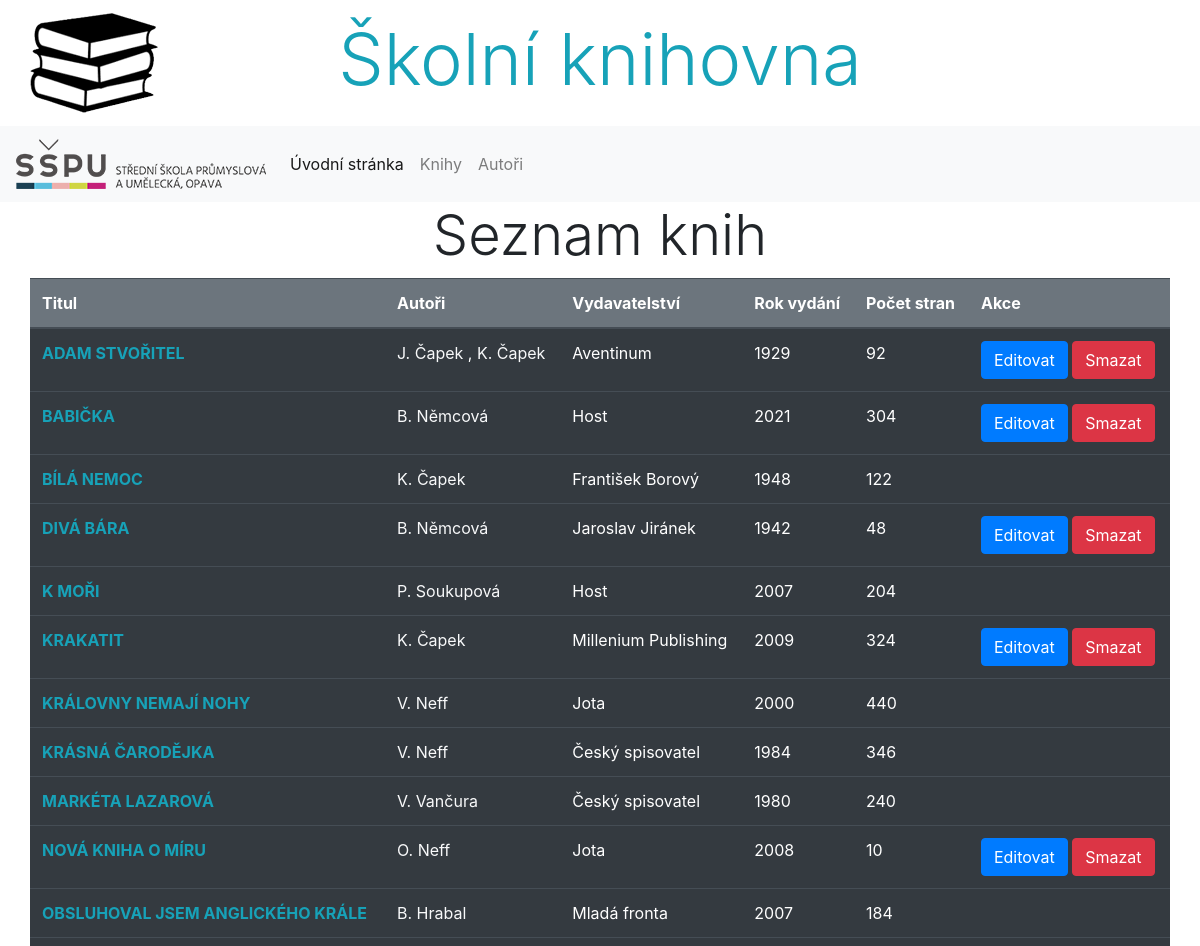
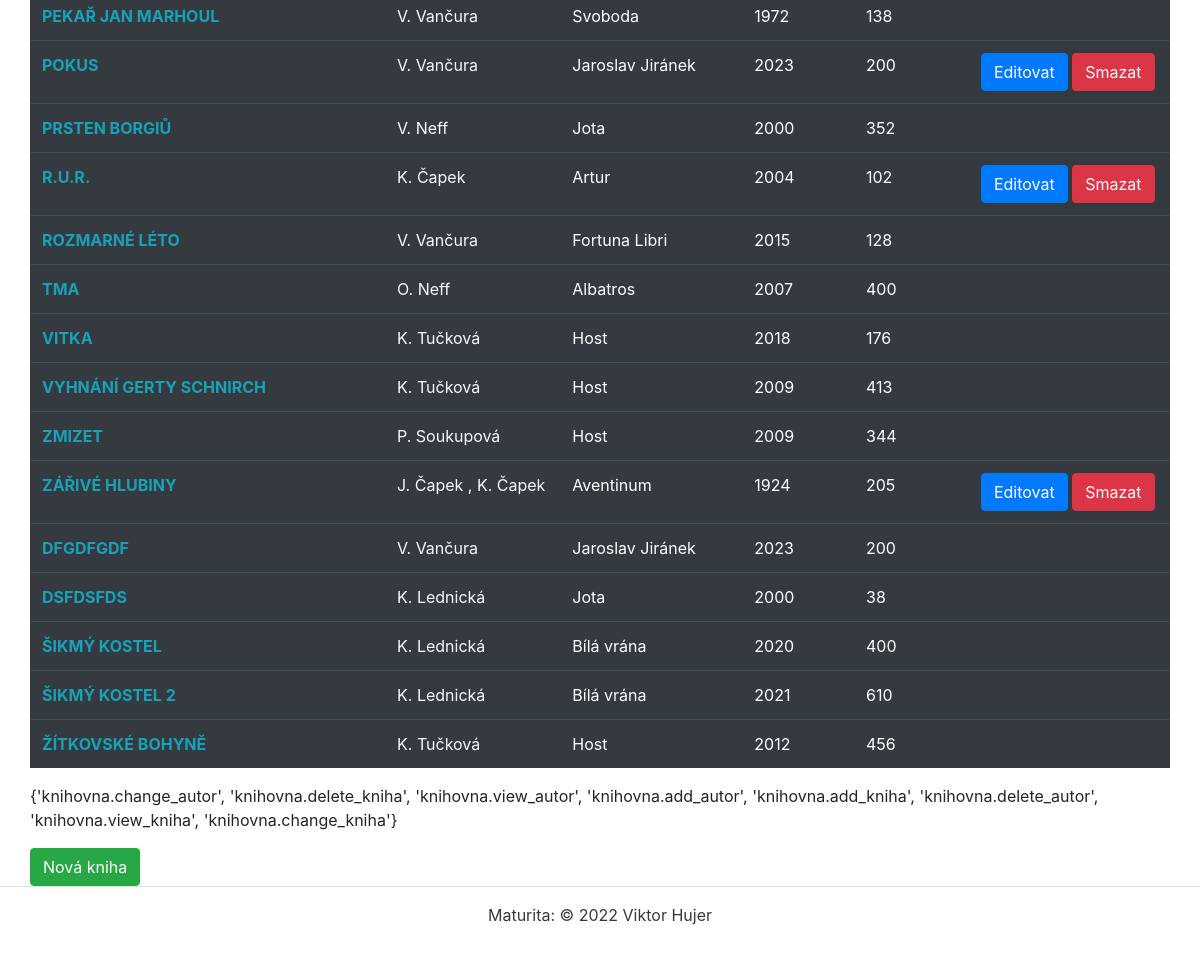
Screenshot of /knihovna/books/ (signed in) with the database file from the repository (2 pictures, top to bottom).
### knihovna/models.py (models this page shows, shortened)
class Kniha(models.Model):
    titul = models.CharField(max_length=100, verbose_name='Titul knihy', help_text='Zadejte titul knihy',
                             error_messages={'blank': 'Titul knihy musí být vyplněn'})
    autori = models.ManyToManyField(Autor)
    obsah = models.TextField(blank=True, verbose_name='Obsah knihy', help_text='Vložte obsah knihy')
    pocet_stran = models.PositiveIntegerField(blank=True, null=True, validators=[MaxValueValidator(9999)],
                                              verbose_name='Počet stran', help_text='Zadejte počet stran (max. 9999)')
    rok_vydani = models.PositiveIntegerField(blank=True, null=True, validators=[MinValueValidator(1500), MaxValueValidator(2100)],
                                             verbose_name='Rok vydání', help_text='Zadejte rok vydání (1500 - 2100)')
    obalka = models.ImageField(upload_to='obalky', verbose_name='Obálka knihy')
    zanry = models.ManyToManyField(Zanr)
    editor = models.ForeignKey(User, on_delete=models.RESTRICT, default=1)
    vydavatelstvi = models.ForeignKey('Vydavatelstvi', on_delete=models.CASCADE, blank=True, null=True, verbose_name='Vydavatelství')
    class Meta:
        ordering = ['titul']
        verbose_name = 'Kniha'
        verbose_name_plural = 'Knihy'

class Autor(models.Model):
    jmeno = models.CharField(max_length=80, verbose_name='Jméno autora', help_text='Zadejte jméno autora',
                             error_messages={'blank': 'Jméno autora musí být vyplněno'})
    prijmeni = models.CharField(max_length=50, verbose_name='Příjmení autora', help_text='Zadejte příjmení autora',
                                error_messages={'blank': 'Příjmení autora musí být vyplněno'})
    narozeni = models.DateField(blank=True, null=True, verbose_name='Datum narození')
    umrti = models.DateField(blank=True, null=True, verbose_name='Datum úmrtí')
    biografie = models.TextField(blank=True, verbose_name='Životopis')
    fotografie = models.ImageField(upload_to='autori', verbose_name='Fotografie')
    editor = models.ForeignKey(User, on_delete=models.RESTRICT, default=1)
    class Meta:
        ordering = ['prijmeni', 'jmeno']
        verbose_name = 'Autor'
        verbose_name_plural = 'Autoři'

class Vydavatelstvi(models.Model):
    nazev = models.CharField(max_length=100, verbose_name='Název vydavatelství', help_text='Zadejte název vydavatelství',
                             error_messages={'blank': 'Název vydavatelství je povinný údaj'})
    adresa = models.CharField(blank=True, null=True, max_length=200, verbose_name='Adresa')
    class Meta:
        ordering = ['nazev']
        verbose_name = 'Vydavatelství'
        verbose_name_plural = 'Vydavatelství'
    def __str__(self):
        return f'{self.nazev}'

### knihovna/views.py (the view)
# urls.py: path('books/', views.KnihaListView.as_view(), name='books_list'),
class KnihaListView(ListView):
    model = Kniha
    template_name = 'kniha/list.html'
    context_object_name = 'books'

### knihovna/templates/kniha/list.html
{% extends 'base.html' %}
{% block content %}
  <h2 class="display-4 text-center">Seznam knih</h2>
  <div class="row">
    <table class="table table-responsive-lg table-dark table-hover">
      <thead class="bg-secondary">
        <tr>
            <th>Titul</th>
            <th>Autoři</th>
            <th>Vydavatelství</th>
            <th>Rok vydání</th>
            <th>Počet stran</th>
            <th>Akce</th>
        </tr>
      </thead>
      <tbody>
      {% for book in books %}
        <tr>
            <td><strong><a href="{% url 'book_detail' book.id %}" class="text-info">{{ book.titul.upper }}</a></strong></td>
            <td>
                {% for autor in book.autori.all %}
                <a href="{% url 'author_detail' autor.id %}" class="text-light">{{ autor.jmeno|first }}. {{ autor.prijmeni }}</a>
                {% if not forloop.last %}, {% endif %}
                {% endfor %}
            </td>
            <td>{{ book.vydavatelstvi }}</td>
            <td>{{ book.rok_vydani }}</td>
            <td>{{ book.pocet_stran }}</td>
            <td>
                {% if perms.knihovna.change_kniha and user == book.editor %}
                <a href="{% url 'update_book' book.id %}" class="btn btn-primary">Editovat</a>
                {% endif %}
                {% if perms.knihovna.delete_kniha and user == book.editor %}
                <a href="{% url 'delete_book' book.id %}" class="btn btn-danger">Smazat</a>
                {% endif %}
            </td>
        </tr>
      {% endfor %}
      </tbody>
    </table>
  <p>{{ perms.knihovna }}</p>
  {% if perms.knihovna.add_kniha %}
  <div><a href="{% url 'add_book' %}" class="btn btn-success">Nová kniha</a></div>
  {% endif %}
{% endblock %}

### rows the page displays
Kniha: titul "ADAM STVOŘITEL", vydavatelstvi "Aventinum", rok_vydani "1929", pocet_stran "92", shows "Editovat", shows "Smazat"
Autor: jmeno|first "J", prijmeni "Čapek"
Autor: jmeno|first "K", prijmeni "Čapek"
Kniha: titul "BABIČKA", vydavatelstvi "Host", rok_vydani "2021", pocet_stran "304", shows "Editovat", shows "Smazat"
Autor: jmeno|first "B", prijmeni "Němcová"
Kniha: titul "BÍLÁ NEMOC", vydavatelstvi "František Borový", rok_vydani "1948", pocet_stran "122"
Kniha: titul "DIVÁ BÁRA", vydavatelstvi "Jaroslav Jiránek", rok_vydani "1942", pocet_stran "48", shows "Editovat", shows "Smazat"
Kniha: titul "K MOŘI", vydavatelstvi "Host", rok_vydani "2007", pocet_stran "204"
Autor: jmeno|first "P", prijmeni "Soukupová"
Kniha: titul "KRAKATIT", vydavatelstvi "Millenium Publishing", rok_vydani "2009", pocet_stran "324", shows "Editovat", shows "Smazat"
Kniha: titul "KRÁLOVNY NEMAJÍ NOHY", vydavatelstvi "Jota", rok_vydani "2000", pocet_stran "440"
Autor: jmeno|first "V", prijmeni "Neff"
Kniha: titul "KRÁSNÁ ČARODĚJKA", vydavatelstvi "Český spisovatel", rok_vydani "1984", pocet_stran "346"
Kniha: titul "MARKÉTA LAZAROVÁ", vydavatelstvi "Český spisovatel", rok_vydani "1980", pocet_stran "240"
Autor: jmeno|first "V", prijmeni "Vančura"
Kniha: titul "NOVÁ KNIHA O MÍRU", vydavatelstvi "Jota", rok_vydani "2008", pocet_stran "10", shows "Editovat", shows "Smazat"
Autor: jmeno|first "O", prijmeni "Neff"
Kniha: titul "OBSLUHOVAL JSEM ANGLICKÉHO KRÁLE", vydavatelstvi "Mladá fronta", rok_vydani "2007", pocet_stran "184"
Autor: jmeno|first "B", prijmeni "Hrabal"
Kniha: titul "PEKAŘ JAN MARHOUL", vydavatelstvi "Svoboda", rok_vydani "1972", pocet_stran "138"
Kniha: titul "POKUS", vydavatelstvi "Jaroslav Jiránek", rok_vydani "2023", pocet_stran "200", shows "Editovat", shows "Smazat"
Kniha: titul "PRSTEN BORGIŮ", vydavatelstvi "Jota", rok_vydani "2000", pocet_stran "352"
Kniha: titul "R.U.R.", vydavatelstvi "Artur", rok_vydani "2004", pocet_stran "102", shows "Editovat", shows "Smazat"
Kniha: titul "ROZMARNÉ LÉTO", vydavatelstvi "Fortuna Libri", rok_vydani "2015", pocet_stran "128"
Kniha: titul "TMA", vydavatelstvi "Albatros", rok_vydani "2007", pocet_stran "400"
Kniha: titul "VITKA", vydavatelstvi "Host", rok_vydani "2018", pocet_stran "176"
Autor: jmeno|first "K", prijmeni "Tučková"
Kniha: titul "VYHNÁNÍ GERTY SCHNIRCH", vydavatelstvi "Host", rok_vydani "2009", pocet_stran "413"
Kniha: titul "ZMIZET", vydavatelstvi "Host", rok_vydani "2009", pocet_stran "344"
Kniha: titul "ZÁŘIVÉ HLUBINY", vydavatelstvi "Aventinum", rok_vydani "1924", pocet_stran "205", shows "Editovat", shows "Smazat"
Kniha: titul "DFGDFGDF", vydavatelstvi "Jaroslav Jiránek", rok_vydani "2023", pocet_stran "200"
Kniha: titul "DSFDSFDS", vydavatelstvi "Jota", rok_vydani "2000", pocet_stran "38"
Autor: jmeno|first "K", prijmeni "Lednická"
Kniha: titul "ŠIKMÝ KOSTEL", vydavatelstvi "Bílá vrána", rok_vydani "2020", pocet_stran "400"
Kniha: titul "ŠIKMÝ KOSTEL 2", vydavatelstvi "Bílá vrána", rok_vydani "2021", pocet_stran "610"
Kniha: titul "ŽÍTKOVSKÉ BOHYNĚ", vydavatelstvi "Host", rok_vydani "2012", pocet_stran "456"

### other values shown
{{ perms.knihovna }} "{'knihovna.change_autor', 'knihovna.delete_kniha', 'knihovna.view_autor', 'knihovna.add_autor', 'knihovna.add_kniha', 'knihovna.delete_autor', 'knihovna.view_kniha', 'knihovna.change_kniha'}"
